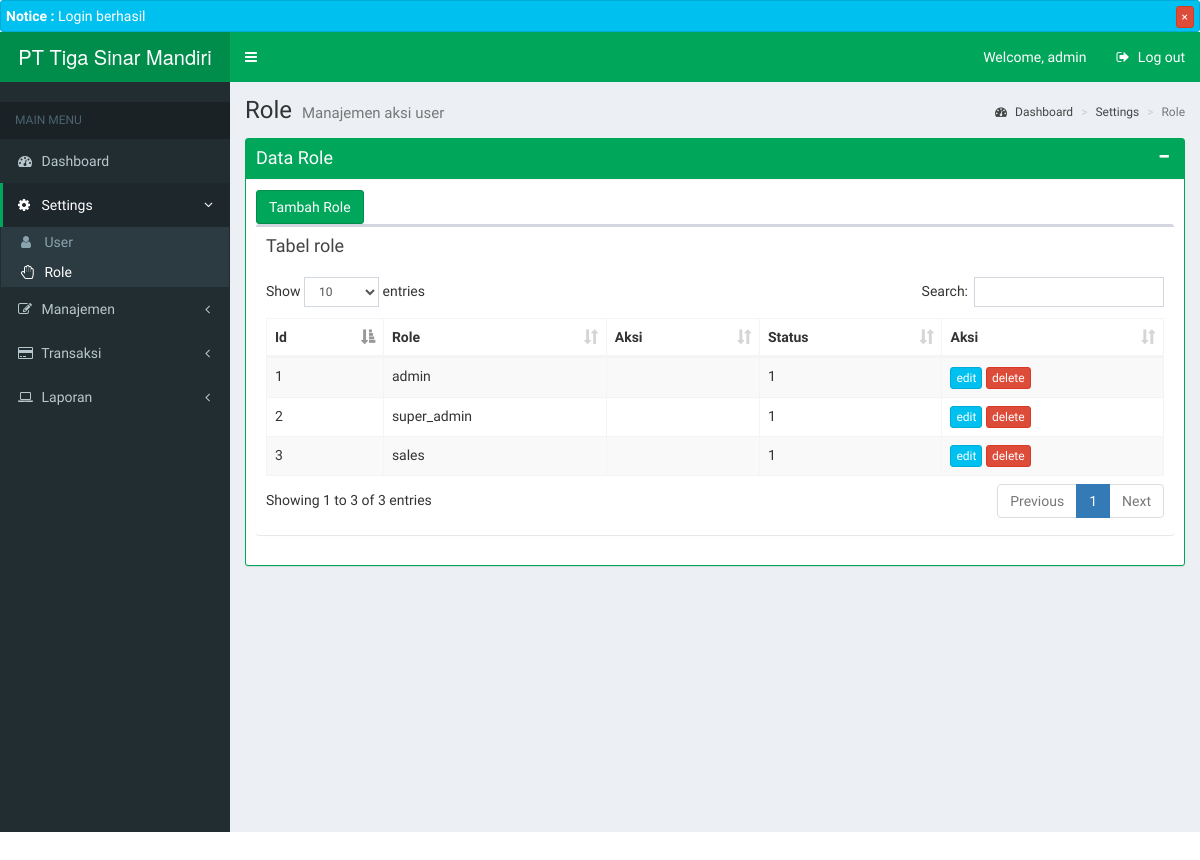
Page /dashboard.php?page=role&parent=settings (signed in) on the committed database.
### tables this page shows
CREATE TABLE `tbl_role` (
  `id` int(11) NOT NULL,
  `role` varchar(100) NOT NULL,
  `aksi` varchar(100) NOT NULL,
  `status` tinyint(1) NOT NULL DEFAULT '1'
);

### model/role.php (called while the page is built, shortened)
<?php
class Role {
  function get_all_role() {
    include "lib/db_config.php";
    $query = "SELECT * FROM tbl_role";
    $roles = $conn->query($query);
    return $roles;
  }
}
?>

### page/role/role.php (the view)
<?php
  $role = new Role;
  $result = $role->get_all_role();
?>
<section class="content-header">
  <h1>
    Role
    <small>Manajemen aksi user</small>
  </h1>
  <ol class="breadcrumb">
    <li><a href="#"><i class="fa fa-dashboard"></i> Dashboard</a></li>
    <li><a href="#">Settings</a></li>
    <li class="active">Role</li>
  </ol>
</section>
<section class="content">
  <div class="row">
    <div class="col-md-12">
      <div class="box box-success box-solid">
        <div class="box-header with-border">
          <h3 class="box-title">Data Role</h3>
          <div class="box-tools pull-right">
            <button type="button" class="btn btn-box-tool" data-widget="collapse"><i class="fa fa-minus"></i>
            </button>
          </div>
        </div>
        <div class="box-body" style="">
          <a href="?page=role_tambah&parent=settings" class="btn btn-md btn-success"><i></i> Tambah Role</a>
          <div class="row">
            <div class="col-md-12">
              <div class="box">
            <div class="box-header">
              <h3 class="box-title">Tabel role</h3>
            </div>
            <div class="box-body">
              <table id="example1" class="table table-bordered table-striped dataTable" role="grid" aria-describedby="example1_info">
                <thead>
                  <tr role="row">
                    <th>Id</th>
                    <th>Role</th>
                    <th>Aksi</th>
                    <th>Status</th>
                    <th>Aksi</th>
                  </tr>
                </thead>
                <tbody>
                  <?php foreach ($result as $user): ?>
                    <tr>
                      <td><?php echo $user['id']; ?></td>
                      <td><?php echo $user['role']; ?></td>
                      <td><?php echo $user['aksi']; ?></td>
                      <td><?php echo $user['status']; ?></td>
                      <td>
                        <a href="?page=role_edit&id=<?php echo $user['id'] ?>" class="btn btn-info btn-xs">edit</a>
                        <a href="?action=role_delete_post&id=<?php echo $user['id'] ?>" class="btn btn-danger btn-xs" onclick="return confirm('Anda yakin?')">delete</a>
                      </td>
                    </tr>
                  <?php endforeach ?>
                </tbody>
              </table>
            </div>
          </div>
            </div>
          </div>
        </div>
      </div>
    </div>
  </div>
</section>

### rows in the picture
tbl_role: id "1", role "admin", status "1"
tbl_role: id "2", role "super_admin", status "1"
tbl_role: id "3", role "sales", status "1"

### other values in the picture
$_SESSION['blue-notice'] "Login berhasil"
$_SESSION['user']->nama "admin"
